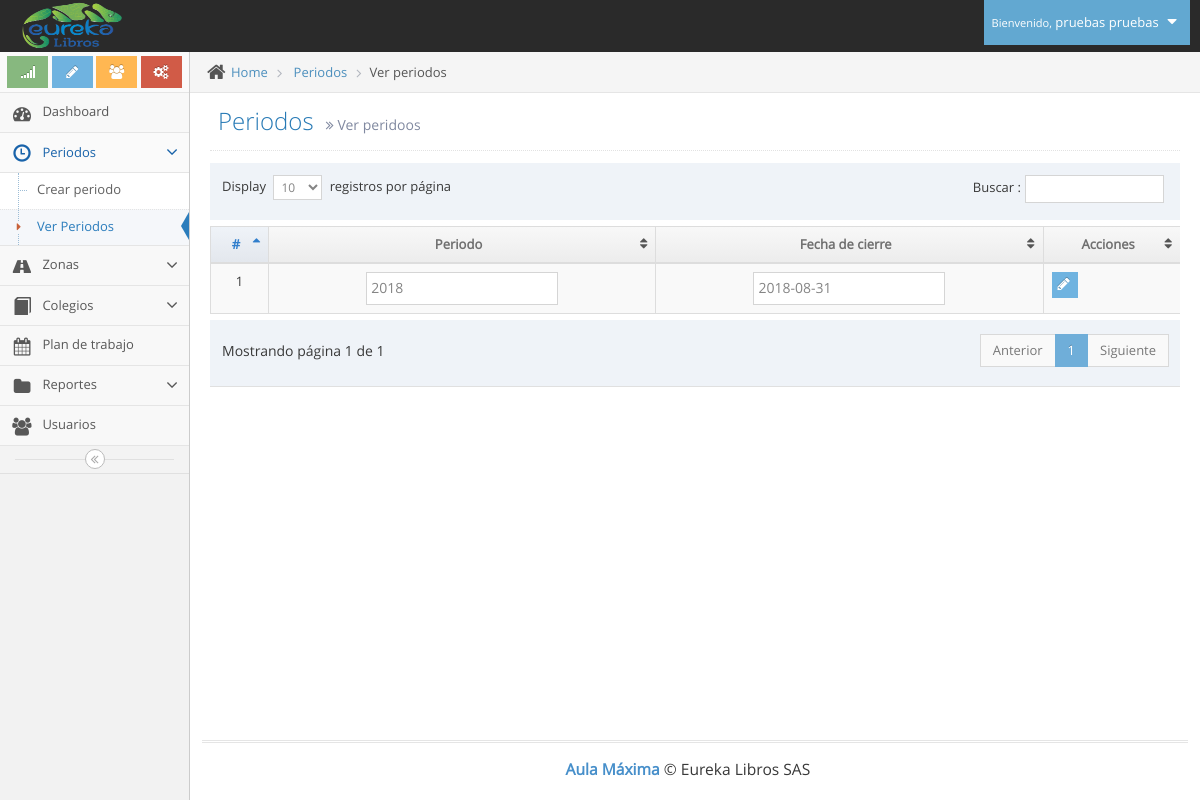
Before: /ver_periodos.php (signed in) with the older database file.
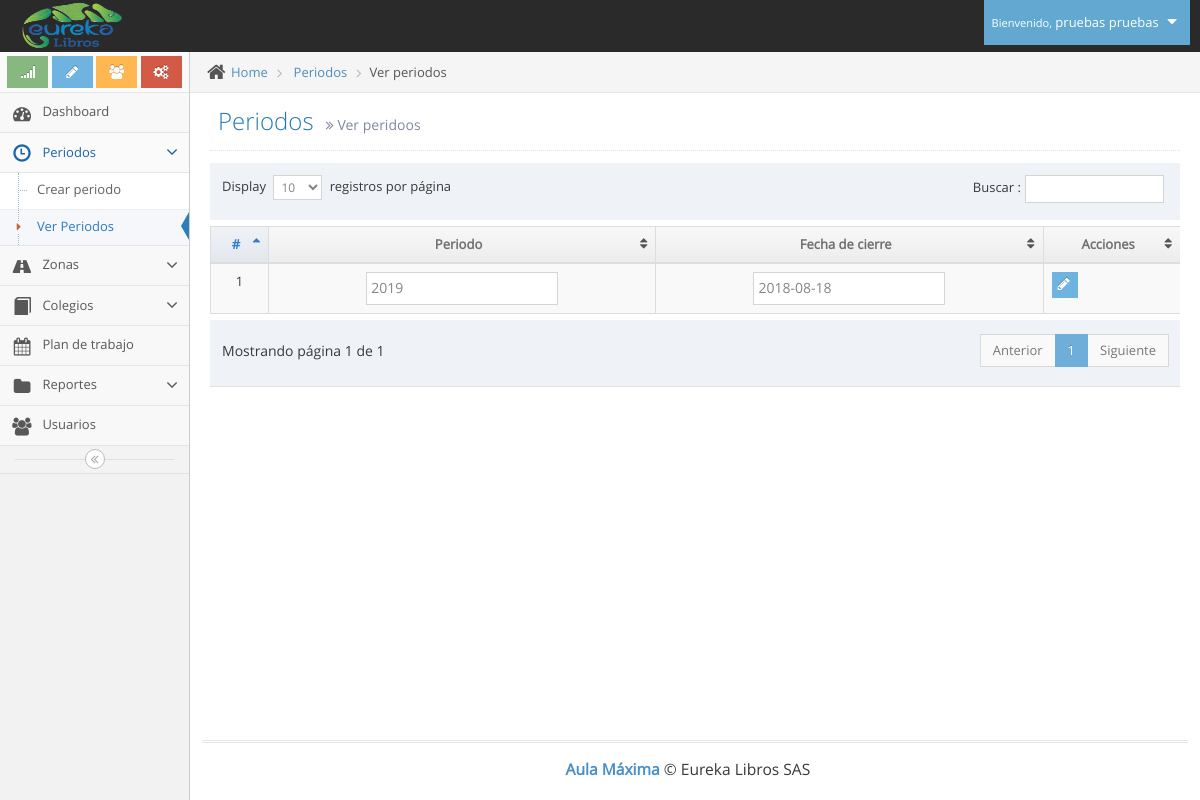
After: the same page with the newer database file.
### tables this page shows
CREATE TABLE `periodos` (
  `id` int(11) NOT NULL,
  `periodo` varchar(6) NOT NULL,
  `f_cierre` date NOT NULL
);

### ver_periodos.php (the view, shortened to what this page needs)
<!DOCTYPE html>
<html lang="es">
	<head>
		<link rel="stylesheet" href="assets/css/bootstrap.min.css" />
		<link rel="stylesheet" href="assets/font-awesome/4.5.0/css/font-awesome.min.css" />
		<link rel="stylesheet" href="assets/css/jquery-ui.min.css" />
		<link rel="stylesheet" href="assets/css/bootstrap-datepicker3.min.css" />
		<link href="assets/js/dataTables/dataTables.bootstrap.css" rel="stylesheet" />
		<link rel="stylesheet" href="assets/css/ace.min.css" class="ace-main-stylesheet" id="main-ace-style" />
		<link rel="stylesheet" href="assets/css/ace-skins.min.css" />
		<link rel="stylesheet" href="assets/css/ace-rtl.min.css" />
	</head>
	<body class="no-skin">
		<?php include("template/nav.php"); ?>
		<div class="main-container ace-save-state" id="main-container">
			<?php include("template/sidebar.php"); ?>
			<div class="main-content">
				<div class="main-content-inner">
					<div class="breadcrumbs ace-save-state" id="breadcrumbs">
						<ul class="breadcrumb">
							<li>
								<i class="ace-icon fa fa-home home-icon"></i>
								<a href="#">Home</a>
							</li>
							<li>
								<a href="#">Periodos</a>
							</li>
							<li class="active">Ver periodos</li>
						</ul>
					</div>
					<div class="page-content">
						<div class="page-header">
							<h1>
								Periodos
								<small>
									<i class="ace-icon fa fa-angle-double-right"></i>
									Ver peridoos
								</small>
							</h1>
						</div>
						<div class="row">
							<div class="col-xs-12">
								<?php
                                include("conexion/bdd.php");
                                	$sql = "SELECT id, periodo, f_cierre FROM periodos";
									$req = $bdd->prepare($sql);
									$req->execute();
									$periodos = $req->fetchAll();
                            ?>
                            <div class="table-responsive">
                                <table class="table table-striped table-bordered table-hover" id="dataTables-example">
                                    <thead>
                                        <tr>
                                            <th class="center">#</th>
                                            <th class="center">Periodo</th>
                                            <th class="center">Fecha de cierre</th>
                                            <th class="center">Acciones</th>
                                        </tr>
                                    </thead>
                                    <tbody>
                                        <?php
                                        	foreach($periodos as $periodo) {
                                                echo'<tr class="odd gradeX">';
                                                echo'<form action="php/modificar_periodos.php" method="POST"><td class="center">'.$periodo["id"].'</td><input type="hidden" name="id_periodo" value="'.$periodo["id"].'">';
                                                 echo'<td class="center"><input type="text" name="periodo" value="'.$periodo["periodo"].'"></td>';
                                                echo'<td class="center"><input type="text" class="date-picker" data-date-format="yyyy-mm-dd" name="f_cierre" value="'.$periodo["f_cierre"].'"></td>';
                                                echo '<td>
														<div class="hidden-sm hidden-xs btn-group">
															<button class="btn btn-xs btn-info">
																<i class="ace-icon fa fa-pencil bigger-120"></i>
															</button>
														</div>
														<div class="hidden-md hidden-lg">
															<div class="inline pos-rel">
																<a class="btn btn-minier btn-primary dropdown-toggle" data-toggle="dropdown" data-position="auto">
																	<i class="ace-icon fa fa-cog icon-only bigger-110"></i>
																</a>
																<ul class="dropdown-menu dropdown-only-icon dropdown-yellow dropdown-menu-right dropdown-caret dropdown-close">
																	<li>
																		<button class="tooltip-success" data-rel="tooltip" title="Edit">
																			<span class="green">
																				<i class="ace-icon fa fa-pencil-square-o bigger-120"></i>
																			</span>
																		</button>
																	</li></form>
																</ul>
															</div>
														</div>
													</td>';
                                            }
                                         ?>
                            </div>
							</div>
						</div>
					</div>
				</div>
			<div class="footer">
				<div class="footer-inner">
					<div class="footer-content">
						<span class="bigger-120">
							<span class="blue bolder">Aula Máxima</span>
							 &copy; Eureka Libros SAS
						</span>
					</div>
				</div>
			</div>
	</body>
</html>

Changed rows visible on the page:
changed periodos id 1: periodo "2018" → "2019"; f_cierre "2018-08-31" → "2018-08-18"
